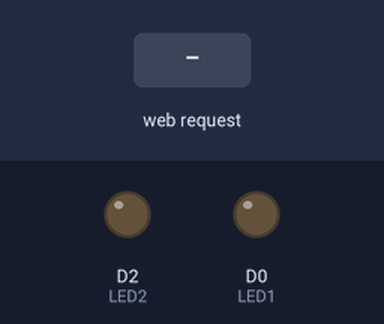
Simulated run of this sketch. Board: ESP8266 (NodeMCU). Parts: output pins drawn as LEDs (lit = HIGH). The inputs (shaded band) are chosen by the test bench. WiFi joins after 1.5 s; servers stay silent unless stated; what the sketch prints to the serial monitor is not drawn.

Above: at 2.7 s.
2.8 s: HTTP request GET /LED1ON received
At 3.7 s:
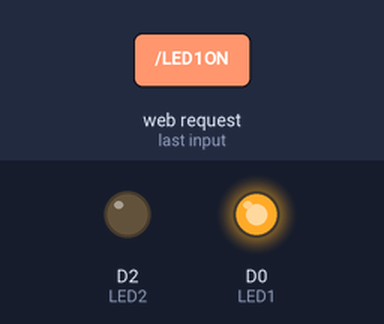
4.3 s: HTTP request GET /LED2ON received
At 4.8 s:
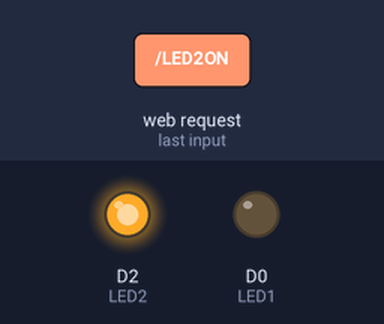
5.8 s: HTTP request GET /LED2OFF received
At 7.2 s:
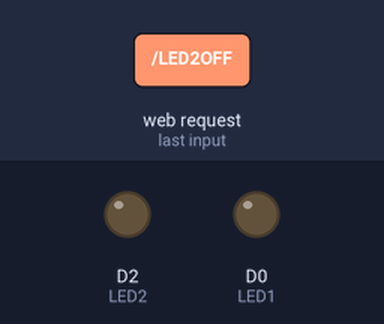
Timing chart, 0 to 8.8 s (numbered marks = the images above; inputs shaded):
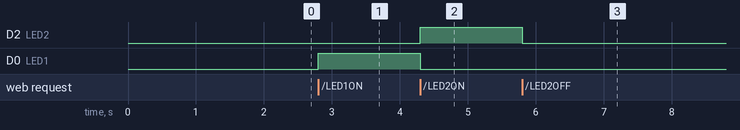

Measured:
- after the input at 2.8 s, D0 (LED1): LOW → HIGH at once
- after the input at 4.3 s, D2 (LED2): LOW → HIGH at once; D0 (LED1): HIGH → LOW at once
- after the input at 5.8 s, D2 (LED2): HIGH → LOW at once

The sketch:

sketch_Kel6_P1.ino
```cpp
#include <ESP8266WiFi.h>
#include <ESP8266WebServer.h>

#define LED1 D0  // Pemilihan Pin D0
#define LED2 D2    // Pemilihan Pin D1

const char* ssid = "POCO F3";       // Nama SSID AP/Hotspot
const char* password = "Ramadhan";    // Password Wifi

ESP8266WebServer server(80);      //Menyatakan Webserver pada port 80
String webpage;

void setup() {  //Pengaturan Pin
  Serial.begin(115200);
  delay(10);

  pinMode(LED1, OUTPUT);
  pinMode(LED2, OUTPUT);

  // Connect ke WiFi
  Serial.println();
  Serial.print("Configuring access point...");

  // Mengatur WiFi
  WiFi.mode(WIFI_STA);                      // Mode Station
  // WiFi.mode(WIFI_AP);                      // Mode AP
  WiFi.begin(ssid, password);               // Mencocokan SSID dan Password

  while (WiFi.status() != WL_CONNECTED) {
    delay(500);
    Serial.print(".");
  }

  // Print status Connect
  Serial.println("IP address: ");
  Serial.println(WiFi.localIP());
  // Serial.println(WiFi.softAPIP());

  digitalWrite(LED1, LOW);
  digitalWrite(LED2, LOW);


  // Isi dari Webpage
  webpage += "<h1> Web Control LED ESP8266</h1>";
  webpage += "LED 1 : ";
  webpage += "<a href=\"LED1ON\"\"><button>ON</button></a><a href=\"LED1OFF\"\"><button>OFF</button></a><br>";
  webpage += "LED 2 : ";
  webpage += "<a href=\"LED2ON\"\"><button>ON</button></a><a href=\"LED2OFF\"\"><button>OFF</button></a><br>";

  // Membuat file webpage
  server.on("/", []() {
    server.send(200, "text/html", webpage);
  });

  // Bagian ini untuk merespon perintah yang masuk
  server.on("/LED1ON", []() {
    server.send(200, "text/html", webpage);
    digitalWrite(LED1, HIGH);
    digitalWrite(LED2, LOW);
  });
  server.on("/LED2ON", []() {
    server.send(200, "text/html", webpage);
    digitalWrite(LED1, LOW);
    digitalWrite(LED2, HIGH);
  });
  server.on("/LED1OFF", []() {
    server.send(200, "text/html", webpage);
    digitalWrite(LED1, LOW);
  });
  server.on("/LED2OFF", []() {
    server.send(200, "text/html", webpage);
    digitalWrite(LED2, LOW);
  });


  server.begin();
  Serial.println("Server dijalankan");
}

void loop() {  //Perulangan Program
  server.handleClient();
}
```
